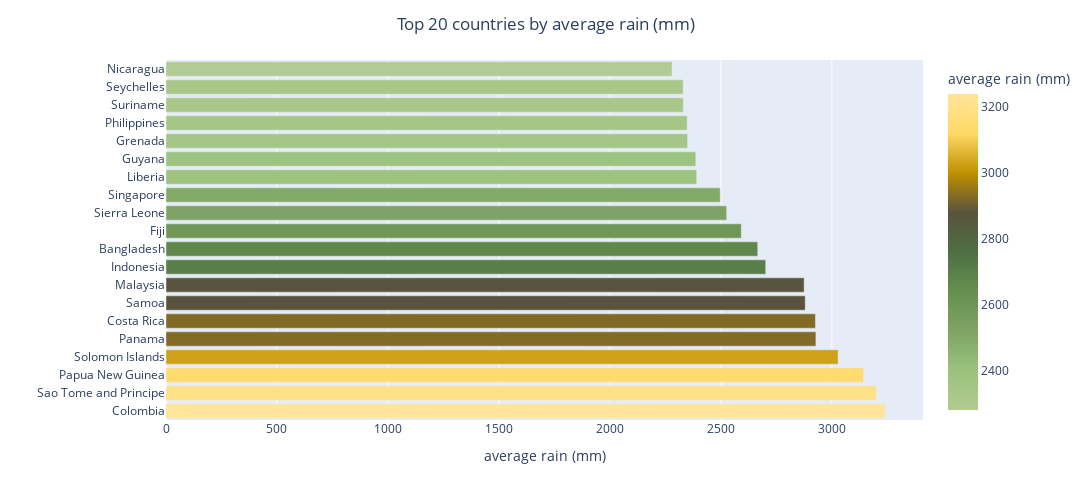

The notebook cell saved with this chart:
### Code cell
fig = px.bar(top_20areas_byrain, x='avg_rainfall_mm_year', y='Area', color='avg_rainfall_mm_year', color_continuous_scale=agro)
fig.update_layout(height=500, width=1500, title_text="Top 20 countries by average rain (mm)", title_x=0.5,xaxis_title='average rain (mm)',yaxis_title = '',
                  coloraxis_colorbar_title='average rain (mm)')

### Figure 1 — Plotly figure (JSON) as saved in the notebook; plotly's stock layout.template omitted (floating-point values rounded to 4 significant figures)
{"data": [{"alignmentgroup": "True", "hovertemplate": "avg_rainfall_mm_year=%{marker.color}<br>Area=%{y}<extra></extra>", "legendgroup": "", "marker": {"color": [3240, 3200, 3142, 3028, 2928, 2926, 2880, 2875, 2702, 2666, 2592, 2526, 2497, 2391, 2387, 2350, 2348, 2331, 2330, 2280], "coloraxis": "coloraxis", "pattern": {"shape": ""}}, "name": "", "offsetgroup": "", "orientation": "h", "showlegend": false, "textposition": "auto", "type": "bar", "x": [3240, 3200, 3142, 3028, 2928, 2926, 2880, 2875, 2702, 2666, 2592, 2526, 2497, 2391, 2387, 2350, 2348, 2331, 2330, 2280], "xaxis": "x", "y": ["Colombia", "Sao Tome and Principe", "Papua New Guinea", "Solomon Islands", "Panama", "Costa Rica", "Samoa", "Malaysia", "Indonesia", "Bangladesh", "Fiji", "Sierra Leone", "Singapore", "Liberia", "Guyana", "Grenada", "Philippines", "Suriname", "Seychelles", "Nicaragua"], "yaxis": "y"}], "layout": {"barmode": "relative", "coloraxis": {"colorbar": {"title": {"text": "average rain (mm)"}}, "colorscale": [[0, "#b2cb91"], [0.125, "#9bc27e"], [0.25, "#7fa465"], [0.375, "#668f4f"], [0.5, "#4e6f43"], [0.625, "#59533e"], [0.75, "#bf9000"], [0.875, "#ffd966"], [1, "#ffe599"]]}, "height": 500, "legend": {"tracegroupgap": 0}, "margin": {"t": 60}, "title": {"text": "Top 20 countries by average rain (mm)", "x": 0.5}, "width": 1500, "xaxis": {"anchor": "y", "domain": [0, 1], "title": {"text": "average rain (mm)"}}, "yaxis": {"anchor": "x", "domain": [0, 1], "title": {"text": ""}}}}
